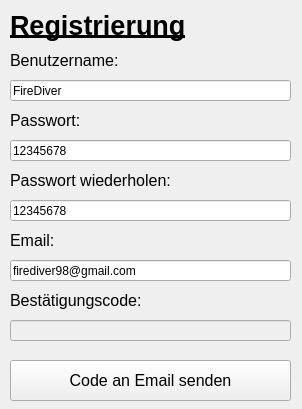
<?xml version="1.0" encoding="UTF-8"?>
<ui version="4.0">
 <class>FrmRegister</class>
 <widget class="QWidget" name="FrmRegister">
  <property name="geometry">
   <rect>
    <x>0</x>
    <y>0</y>
    <width>302</width>
    <height>409</height>
   </rect>
  </property>
  <property name="windowTitle">
   <string>Registrierung</string>
  </property>
  <widget class="QLabel" name="label">
   <property name="geometry">
    <rect>
     <x>10</x>
     <y>10</y>
     <width>181</width>
     <height>31</height>
    </rect>
   </property>
   <property name="font">
    <font>
     <family>Arial</family>
     <pointsize>20</pointsize>
     <weight>75</weight>
     <bold>true</bold>
     <underline>true</underline>
    </font>
   </property>
   <property name="text">
    <string>Registrierung</string>
   </property>
  </widget>
  <widget class="QLabel" name="label_2">
   <property name="geometry">
    <rect>
     <x>10</x>
     <y>50</y>
     <width>111</width>
     <height>21</height>
    </rect>
   </property>
   <property name="font">
    <font>
     <family>Arial</family>
     <pointsize>12</pointsize>
    </font>
   </property>
   <property name="text">
    <string>Benutzername:</string>
   </property>
  </widget>
  <widget class="QLineEdit" name="edtUsername">
   <property name="geometry">
    <rect>
     <x>10</x>
     <y>80</y>
     <width>281</width>
     <height>21</height>
    </rect>
   </property>
   <property name="text">
    <string>FireDiver</string>
   </property>
  </widget>
  <widget class="QLabel" name="label_3">
   <property name="geometry">
    <rect>
     <x>10</x>
     <y>110</y>
     <width>81</width>
     <height>21</height>
    </rect>
   </property>
   <property name="font">
    <font>
     <family>Arial</family>
     <pointsize>12</pointsize>
    </font>
   </property>
   <property name="text">
    <string>Passwort:</string>
   </property>
  </widget>
  <widget class="QLineEdit" name="edtPassword1">
   <property name="geometry">
    <rect>
     <x>10</x>
     <y>140</y>
     <width>281</width>
     <height>21</height>
    </rect>
   </property>
   <property name="text">
    <string>12345678</string>
   </property>
  </widget>
  <widget class="QLabel" name="label_4">
   <property name="geometry">
    <rect>
     <x>10</x>
     <y>170</y>
     <width>171</width>
     <height>21</height>
    </rect>
   </property>
   <property name="font">
    <font>
     <family>Arial</family>
     <pointsize>12</pointsize>
    </font>
   </property>
   <property name="text">
    <string>Passwort wiederholen:</string>
   </property>
  </widget>
  <widget class="QLineEdit" name="edtPassword2">
   <property name="geometry">
    <rect>
     <x>10</x>
     <y>200</y>
     <width>281</width>
     <height>21</height>
    </rect>
   </property>
   <property name="text">
    <string>12345678</string>
   </property>
  </widget>
  <widget class="QLabel" name="label_5">
   <property name="geometry">
    <rect>
     <x>10</x>
     <y>230</y>
     <width>171</width>
     <height>21</height>
    </rect>
   </property>
   <property name="font">
    <font>
     <family>Arial</family>
     <pointsize>12</pointsize>
    </font>
   </property>
   <property name="text">
    <string>Email:</string>
   </property>
  </widget>
  <widget class="QLineEdit" name="edtEmail">
   <property name="geometry">
    <rect>
     <x>10</x>
     <y>260</y>
     <width>281</width>
     <height>21</height>
    </rect>
   </property>
   <property name="text">
    <string>firediver98@gmail.com</string>
   </property>
  </widget>
  <widget class="QLabel" name="label_6">
   <property name="geometry">
    <rect>
     <x>10</x>
     <y>290</y>
     <width>171</width>
     <height>21</height>
    </rect>
   </property>
   <property name="font">
    <font>
     <family>Arial</family>
     <pointsize>12</pointsize>
    </font>
   </property>
   <property name="text">
    <string>Bestätigungscode:</string>
   </property>
  </widget>
  <widget class="QLineEdit" name="edtCode">
   <property name="enabled">
    <bool>false</bool>
   </property>
   <property name="geometry">
    <rect>
     <x>10</x>
     <y>320</y>
     <width>281</width>
     <height>21</height>
    </rect>
   </property>
  </widget>
  <widget class="QPushButton" name="btnSend">
   <property name="geometry">
    <rect>
     <x>10</x>
     <y>360</y>
     <width>281</width>
     <height>41</height>
    </rect>
   </property>
   <property name="font">
    <font>
     <family>Arial</family>
     <pointsize>12</pointsize>
    </font>
   </property>
   <property name="text">
    <string>Code an Email senden</string>
   </property>
  </widget>
 </widget>
 <resources/>
 <connections/>
</ui>
